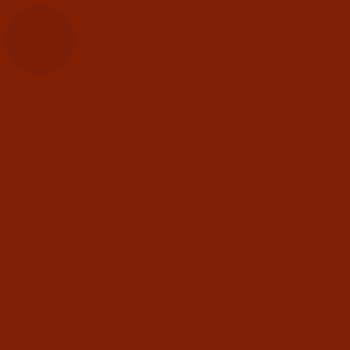
Frame 1 (no input)
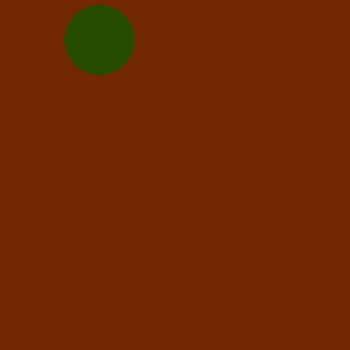
Frame 60 (the mouse pressed at the canvas centre just before this capture)
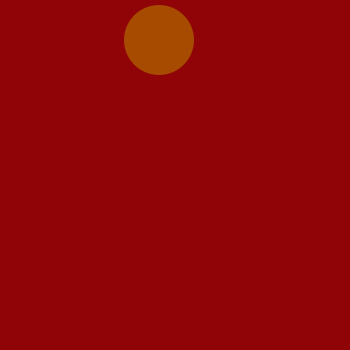
Frame 120 (the mouse held since frame 60 and released just before this capture)

The Processing sketch that drew these frames (run headless with seeded random() and noise(); from frame 60 on, the mouse is pressed at the canvas centre):

// Processing sketch: processing_54546
// ── processing_54546.pde

//pelotita colores
int stop;
int hor;
int ver;
 
void setup(){
size(350,350);
smooth();
hor=0;
stop=0;
ver=0;
 
noStroke();
fill(random(60),random(60),random(60),random(60));
 
}
void draw(){
background(random(150),random(100),random(10));
ellipse(hor+40,ver+40,70,70);
 fill (200,0,200);
 if (stop==0){
hor=hor+1;
fill(random(180),(75),(0));
}
 
if (hor>200){
  stop=1;
}
if (stop==1){
ver=ver+1;
fill(random(125),(0),(80));
 
}
if(ver>200){
stop=2;
}
if (stop==2){
hor=hor-1;
fill(random(105),(209),(150));
 
}
 
if (hor==0){
stop=3;
}
if (stop==3){
ver=ver-1;
fill(random(158),(74),(80));
 
}
if (ver==0){
stop=0;
 
}
}
